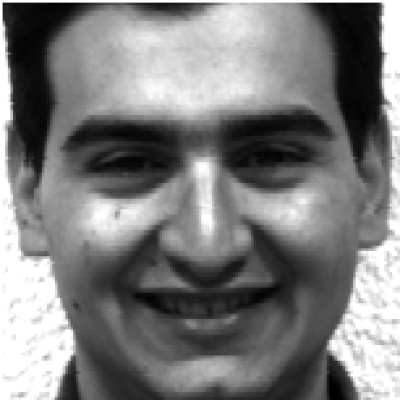
#> input picture images_gray/subject15_happy.jpg, 400 x 400 px
$ jupyter execute --allow-errors assignment_17110090.ipynb
#> lines starting #> are read from the running program, lines starting #| are printed output that depends on the picture
# FACE RECOGNITION

[cell 1]
import os
import cv2
import numpy as np
from PIL import Image
from numpy import linalg as LA

***This part of the code is to filter the images and get the faces properly and resize them for better results***

[cell 2]
rows,columns=400,400
def facecrop(i):
    facedata = "haarcascade_frontalface_alt.xml"
    cascade = cv2.CascadeClassifier(facedata)
    image=Image.open('YaleFaceDatabase/'+i).convert('L')
    img=np.array(image,'uint8')
    img= cv2.merge([img,img,img])
    minisize = (img.shape[1],img.shape[0])
    miniframe = cv2.resize(img, minisize)
    faces = cascade.detectMultiScale(miniframe)

    for f in faces:
        x, y, w, h = [ v for v in f ]
        cv2.rectangle(img, (x,y), (x+w,y+h), (255,255,255))
        sub_face = img[y:y+h, x:x+w]
        gray = cv2.cvtColor(sub_face, cv2.COLOR_BGR2GRAY)
        resized = cv2.resize(gray, (rows,columns), interpolation = cv2.INTER_AREA)
        k=i.replace('.','_')
        cv2.imwrite('images_gray/'+k+'.jpg', resized)
    return
#> (the rest of this cell did not finish here and is left out)

***Sample image with its description***

[cell 3]
sample_image=cv2.imread('images_gray/subject15_happy.jpg',0)
#> sample_image is the input picture: shape (400, 400); min 0, max 255, mean 124.7
print('dimensions : ',sample_image.shape)
#| dimensions :  (400, 400)
print('type : ','gray')
cv2.imshow('Sample',sample_image)
cv2.waitKey()

***The Code for PCA (dimensionality reduction)***

[cell 4]
images= os.listdir('./images_gray')
all_names=[]
all_images=[]
# 8 out of 11 of each
test_names=[]
test_images=[]
# 3 out of 11 of each

#testsplit= 73 : 27
for i in range(len(images)):
    k=cv2.imread('images_gray/'+images[i],0)
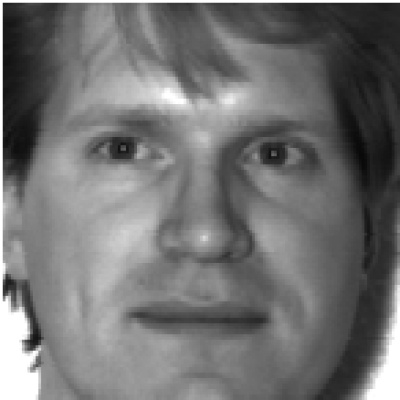
#> input picture images_gray/subject01_centerlight.jpg, 400 x 400 px
#> k is the input picture: shape (400, 400); min 8, max 255, mean 114.3
    arr=np.array(k)
    arr1=np.reshape(arr,(1,-1))
    if i%11<=7:
        all_images.append(arr1)
        all_names.append(images[i])
    else:
        test_images.append(arr1)
        test_names.append(images[i])
l=np.mean( np.array(all_images), axis=0)
mean_of_imgs=l
cv2.imshow('Mean',np.array(np.reshape(l,(rows,-1)),dtype = np.uint8))
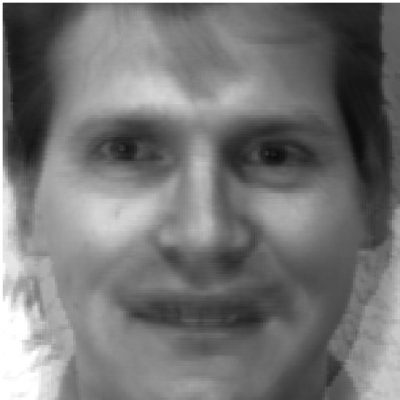
#> window 'Mean': shape (400, 400); min 11, max 255, mean 117.3
cv2.waitKey()
all_im_mean=[]
for i  in all_images:
	all_im_mean.append((i-l)[0])
all_im_mean=np.array(all_im_mean)
A=np.transpose(all_im_mean)
A_t=np.transpose(A)
cov=np.matmul(A_t,A)
#print(cov)
w, v = LA.eig(cov)
di=[[] for i in range(len(w))]
k1=np.array(sorted(w)[::-1])
for i in range(len(w)):
	di[i]=[w[i],v[i].tolist()]
k5=k1/sum(k1)
n=0
s=0
while(s<0.85):
    s+=k5[n]
    n+=1
top=31
req_vec=[]
req_eigens=sorted(di)[::-1][:top]
import cmath
for i in req_eigens:
    lr=[]
    for j in i[1]:
        lr.append(float(j.real))
    req_vec.append(lr)
req_eigens=np.array(req_vec).transpose()
actual_eigens=np.matmul(A,req_eigens)
norm_=np.linalg.norm(actual_eigens,axis=0)
actual_eigens=actual_eigens/norm_
actual_eigens=actual_eigens.T
all_weights=np.matmul(actual_eigens,A)
all_weights=all_weights.T

***This is for viewing the projections of all faces using the eigen basis***

[cell 5]
all_trans_imgs=[]
c1=0
for i in range(len(all_images)):
    c1+=1
    s=[0 for m in range(rows*columns)]
    for j in range(len(actual_eigens)):
        s=np.add(np.array(s),np.array(actual_eigens[j])*all_weights[i][j])
    l=l.T
    l=l.flatten()
    s=s+l
    if c1<=3:
    # showing only 3 for simplicity
        cv2.imshow('actual_image',np.array(np.reshape(np.array(all_images[i]),(rows,-1)),dtype = np.uint8))
        cv2.imshow('projection',np.array(np.reshape(np.array(s),(rows,-1)),dtype = np.uint8))
        cv2.waitKey()
    all_trans_imgs.append(s)
#> this loop made 4 passes
#> pass 1, `cv2.imshow('projection',np.array(np.reshape(np.array(s),(rows,-1)),dty..`:
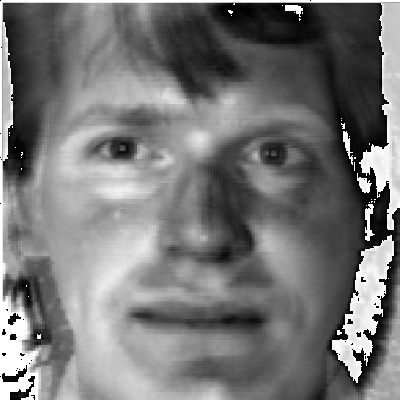
#> window 'projection': shape (400, 400); min 0, max 255, mean 118.3
#> pass 2, `cv2.imshow('projection',np.array(np.reshape(np.array(s),(rows,-1)),dty..`:
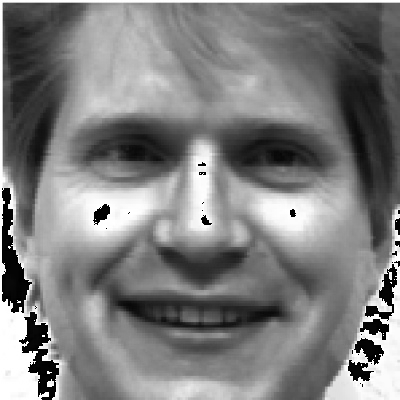
#> window 'projection': shape (400, 400); min 0, max 255, mean 126

***Testing***

[cell 6]
test_img_centered=[]
for i in test_images:
	test_img_centered.append((i-l)[0])
test_without_mean=np.array(test_img_centered)
A_test=np.transpose(test_without_mean)
#> (the rest of this cell did not finish here and is left out)
